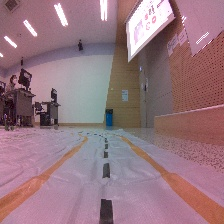
#> input picture snapshot/b8f3506c-3f65-11eb-9798-16f63a1aa8c9.jpg, 224 x 224 px
$ python 4.1.watershed.py
#> lines starting #> are read from the running program, lines starting #| are printed output that depends on the picture; after the words box and inside, x2 and y2 are one past the last pixel; in counts of white or black regions, pixels touching at a corner belong together
#-*-coding:utf-8-*-

from cv2 import cv2
import numpy as np
from matplotlib import pyplot as plt

filename = 'snapshot/b8f3506c-3f65-11eb-9798-16f63a1aa8c9.jpg'
# img = cv2.imread('images/watershed.jpg')

img = cv2.imread(filename)
#> img is the input picture: shape (224, 224, 3); mean B, G, R 127.8, 118.5, 150.4

# binaray image로 변환
gray = cv2.cvtColor(img,cv2.COLOR_BGR2GRAY)
gray = cv2.GaussianBlur(gray, (3,3),0)
gray = cv2.equalizeHist(gray)
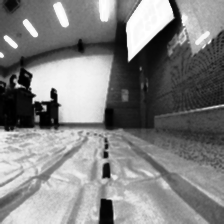
#> gray: shape (224, 224); min 0, max 255, mean 128.9
mean = np.average(gray)
#> mean = 128.9
ret, thresh1 = cv2.threshold(gray,mean,255,cv2.THRESH_BINARY_INV)
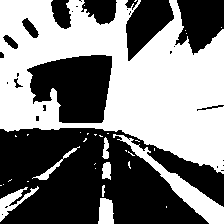
#> thresh1: shape (224, 224); 49.9% white; 33 white regions (25 under 20 px), largest, box (x1, y1, x2, y2) and area: (0, 0, 224, 174) 22047, (113, 134, 224, 224) 1654, (0, 186, 39, 222) 440
#> ret = 128
ret, thresh2 = cv2.threshold(gray,200,255,cv2.THRESH_BINARY)
#> thresh2: shape (224, 224); 23.6% white; 66 white regions (47 under 20 px), largest, box (x1, y1, x2, y2) and area: (30, 57, 110, 122) 3718, (3, 146, 94, 224) 2274, (0, 130, 81, 197) 1875
# thresh = cv2.adaptiveThreshold(gray,255,cv2.ADAPTIVE_THRESH_MEAN_C,cv2.THRESH_BINARY,15,4)
thresh = np.bitwise_or(thresh1, thresh2)
#> thresh: shape (224, 224); 73.5% white; 110 black regions (98 under 20 px), largest, box (x1, y1, x2, y2) and area: (0, 128, 224, 224) 9964, (175, 0, 224, 55) 1553, (27, 55, 112, 123) 468

#Morphology의 opening, closing을 통해서 노이즈나 Hole제거
kernel = np.ones((3,3),np.uint8)
opening = cv2.morphologyEx(thresh,cv2.MORPH_OPEN,kernel,iterations=2)
#> opening: shape (224, 224); 67.5% white; 37 black regions (25 under 20 px), largest, box (x1, y1, x2, y2) and area: (0, 128, 224, 224) 12844, (175, 0, 224, 55) 1721, (27, 55, 112, 123) 485

# dilate를 통해서 확실한 Backgroud
sure_bg = cv2.dilate(opening,kernel,iterations=2)
#> sure_bg: shape (224, 224); 78.5% white; 17 black regions (9 under 20 px), largest, box (x1, y1, x2, y2) and area: (8, 130, 205, 224) 7871, (144, 146, 224, 204) 1325, (179, 0, 224, 36) 1105

#distance transform을 적용하면 중심으로 부터 Skeleton Image를 얻을 수 있음.
# 즉, 중심으로 부터 점점 옅어져 가는 영상.
# 그 결과에 thresh를 이용하여 확실한 FG를 파악
dist_transform = cv2.distanceTransform(sure_bg,cv2.DIST_L2,5)
ret, sure_fg = cv2.threshold(dist_transform,0.5*dist_transform.max(),255,0)
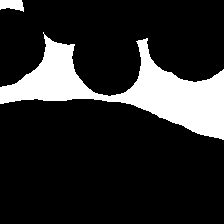
#> sure_fg: shape (224, 224) float32; 17% white; 2 white regions, box (x1, y1, x2, y2) and area: (0, 32, 224, 140) 8305, (0, 0, 24, 12) 218
#> ret = 31.26
sure_fg = np.uint8(sure_fg)

# Background에서 Foregrand를 제외한 영역을 Unknow영역으로 파악
unknown = cv2.subtract(sure_bg, sure_fg)
#> unknown: shape (224, 224); 61.5% white; 19 black regions (9 under 20 px), largest, box (x1, y1, x2, y2) and area: (0, 32, 224, 140) 8305, (8, 130, 205, 224) 7871, (144, 146, 224, 204) 1325
# unknown = sure_bg

# FG에 Labelling작업
ret, markers = cv2.connectedComponents(sure_fg)
#> markers: shape (224, 224) int32; 3 distinct labels, from 0 to 2
#> ret = 3
markers = markers + 1
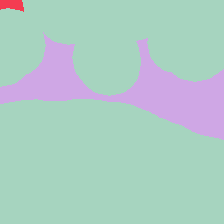
#> markers: shape (224, 224) int32; 3 distinct labels, from 1 to 3; one colour per label, 0 black
markers[unknown == 255] = 0
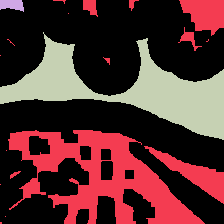
#> markers: shape (224, 224) int32; 4 distinct labels, from 0 to 3; one colour per label, 0 black

# watershed를 적용하고 경계 영역에 색지정
markers = cv2.watershed(img,markers)
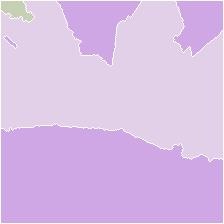
#> markers: shape (224, 224) int32; 4 distinct labels, from -1 to 3; one colour per label, 0 black, -1 white
img[markers == -1] = [255,0,0]
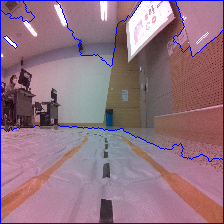
#> img: shape (224, 224, 3); 2.98% of pixels changed, all inside (x1, y1, x2, y2) = (0, 0, 224, 224)


images = [gray,thresh,sure_bg,  dist_transform, sure_fg, unknown, markers, img]
titles = ['Gray','Binary','Sure BG','Distance','Sure FG','Unknow','Markers','Result']

for i in range(len(images)):
    plt.subplot(2,4,i+1),plt.imshow(images[i]),plt.title(titles[i]),plt.xticks([]),plt.yticks([])
#> this loop made 8 passes

plt.show()
#> figure, not shown here; B, G, R data is drawn as R, G, B

$ run again, with snapshot/cad5dade-3f65-11eb-9798-16f63a1aa8c9.jpg copied over snapshot/b8f3506c-3f65-11eb-9798-16f63a1aa8c9.jpg
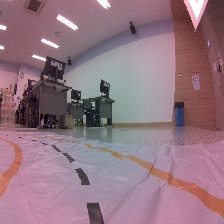
#> input picture snapshot/cad5dade-3f65-11eb-9798-16f63a1aa8c9.jpg, 224 x 224 px
#> img is the input picture: shape (224, 224, 3); mean B, G, R 129.4, 117.7, 147.5
#> mean = 129
#> `ret, thresh1 = cv2.threshold(gray,mean,255,cv2.THRESH_BINARY_INV)`:
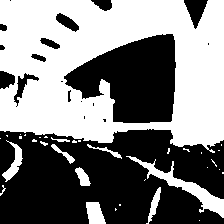
#> thresh1: shape (224, 224); 50.3% white; 19 black regions (7 under 20 px), largest, box (x1, y1, x2, y2) and area: (0, 129, 224, 224) 17017, (64, 34, 176, 123) 6472, (184, 0, 208, 29) 373
#> thresh2: shape (224, 224); 23.6% white; 113 white regions (90 under 20 px), largest, box (x1, y1, x2, y2) and area: (67, 38, 175, 122) 5602, (0, 177, 88, 224) 2544, (20, 146, 77, 182) 853
#> thresh: shape (224, 224); 73.9% white; 148 black regions (134 under 20 px), largest, box (x1, y1, x2, y2) and area: (0, 129, 224, 224) 11467, (64, 34, 175, 85) 465, (113, 99, 150, 123) 293
#> opening: shape (224, 224); 68.2% white; 63 black regions (51 under 20 px), largest, box (x1, y1, x2, y2) and area: (0, 129, 224, 224) 14001, (61, 34, 175, 86) 492, (113, 99, 150, 123) 313
#> sure_bg: shape (224, 224); 77.8% white; 12 black regions (6 under 20 px), largest, box (x1, y1, x2, y2) and area: (0, 131, 224, 224) 10701, (0, 212, 25, 224) 144, (115, 105, 131, 121) 141, (5, 75, 17, 83) 54, (46, 178, 59, 183) 36, (164, 36, 172, 41) 30
#> `ret, sure_fg = cv2.threshold(dist_transform,0.5*dist_transform.max(),2..`: ret = 33.97
#> unknown: shape (224, 224); 56.4% white; 13 black regions (6 under 20 px), largest, box (x1, y1, x2, y2) and area: (0, 0, 224, 114) 10744, (0, 131, 224, 224) 10701, (0, 212, 25, 224) 144
#> `ret, markers = cv2.connectedComponents(sure_fg)`: ret = 2
#> `img[markers == -1] = [255,0,0]`:
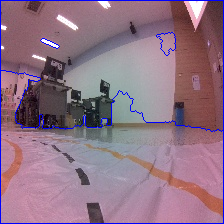
#> img: shape (224, 224, 3); 2.81% of pixels changed, all inside (x1, y1, x2, y2) = (0, 0, 224, 224)
#> the loop `for i in range(len(images)):` made 8 passes

$ run again, with snapshot/d9790c50-3f65-11eb-9798-16f63a1aa8c9.jpg copied over snapshot/b8f3506c-3f65-11eb-9798-16f63a1aa8c9.jpg
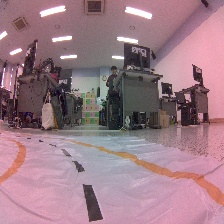
#> input picture snapshot/d9790c50-3f65-11eb-9798-16f63a1aa8c9.jpg, 224 x 224 px
#> img is the input picture: shape (224, 224, 3); mean B, G, R 134.3, 123.7, 156.9
#> mean = 128.8
#> `ret, thresh1 = cv2.threshold(gray,mean,255,cv2.THRESH_BINARY_INV)`:
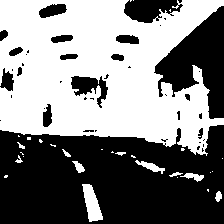
#> thresh1: shape (224, 224); 49.9% white; 30 white regions (19 under 20 px), largest, box (x1, y1, x2, y2) and area: (0, 0, 224, 156) 23959, (82, 184, 103, 222) 454, (135, 160, 165, 174) 151
#> `ret, thresh1 = cv2.threshold(gray,mean,255,cv2.THRESH_BINARY_INV)`: ret = 128
#> thresh2: shape (224, 224); 23.3% white; 102 white regions (66 under 20 px), largest, box (x1, y1, x2, y2) and area: (0, 161, 88, 224) 3430, (158, 15, 224, 117) 3316, (141, 180, 224, 224) 1442
#> thresh: shape (224, 224); 73.2% white; 100 black regions (83 under 20 px), largest, box (x1, y1, x2, y2) and area: (0, 125, 224, 224) 10456, (124, 0, 183, 23) 699, (71, 76, 108, 108) 430
#> opening: shape (224, 224); 66.8% white; 42 black regions (22 under 20 px), largest, box (x1, y1, x2, y2) and area: (0, 125, 224, 224) 13321, (124, 0, 183, 23) 800, (71, 74, 109, 108) 688
#> sure_bg: shape (224, 224); 79.1% white; 18 black regions (11 under 20 px), largest, box (x1, y1, x2, y2) and area: (0, 127, 224, 224) 9301, (129, 0, 180, 19) 480, (73, 78, 105, 97) 332
#> `ret, sure_fg = cv2.threshold(dist_transform,0.5*dist_transform.max(),2..`: ret = 29.68
#> unknown: shape (224, 224); 68.4% white; 21 black regions (12 under 20 px), largest, box (x1, y1, x2, y2) and area: (0, 127, 224, 224) 9301, (0, 0, 112, 35) 2828, (131, 32, 224, 118) 2584
#> `ret, markers = cv2.connectedComponents(sure_fg)`: ret = 4
#> `img[markers == -1] = [255,0,0]`:
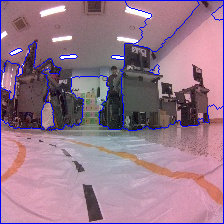
#> img: shape (224, 224, 3); 3.85% of pixels changed, all inside (x1, y1, x2, y2) = (0, 0, 224, 224)
#> the loop `for i in range(len(images)):` made 8 passes

$ run again, with snapshot/e74fce5e-3f65-11eb-9798-16f63a1aa8c9.jpg copied over snapshot/b8f3506c-3f65-11eb-9798-16f63a1aa8c9.jpg
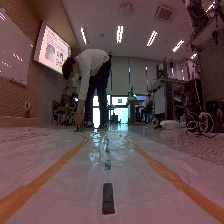
#> input picture snapshot/e74fce5e-3f65-11eb-9798-16f63a1aa8c9.jpg, 224 x 224 px
#> img is the input picture: shape (224, 224, 3); mean B, G, R 76.4, 75.5, 98.3
#> mean = 129.1
#> thresh1: shape (224, 224); 49.5% white; 35 white regions (28 under 20 px), largest, box (x1, y1, x2, y2) and area: (0, 0, 224, 166) 23425, (166, 172, 224, 224) 488, (102, 183, 115, 215) 350
#> `ret, thresh1 = cv2.threshold(gray,mean,255,cv2.THRESH_BINARY_INV)`: ret = 129
#> thresh2: shape (224, 224); 22.4% white; 71 white regions (43 under 20 px), largest, box (x1, y1, x2, y2) and area: (35, 95, 212, 224) 7689, (38, 25, 71, 74) 966, (0, 151, 58, 192) 742
#> thresh: shape (224, 224); 71.9% white; 193 black regions (170 under 20 px), largest, box (x1, y1, x2, y2) and area: (0, 128, 97, 224) 4178, (128, 130, 224, 224) 3623, (0, 8, 33, 84) 1491
#> opening: shape (224, 224); 63.9% white; 52 black regions (35 under 20 px), largest, box (x1, y1, x2, y2) and area: (0, 128, 97, 224) 6473, (125, 130, 224, 224) 4821, (45, 0, 127, 102) 2638
#> sure_bg: shape (224, 224); 76.4% white; 25 black regions (13 under 20 px), largest, box (x1, y1, x2, y2) and area: (0, 130, 90, 224) 4831, (129, 135, 224, 209) 3003, (49, 0, 116, 40) 1447
#> `ret, sure_fg = cv2.threshold(dist_transform,0.5*dist_transform.max(),2..`: ret = 30.1
#> unknown: shape (224, 224); 69% white; 28 black regions (14 under 20 px), largest, box (x1, y1, x2, y2) and area: (0, 130, 90, 224) 4831, (139, 0, 224, 137) 3616, (129, 135, 224, 209) 3003
#> `ret, markers = cv2.connectedComponents(sure_fg)`: ret = 4
#> `img[markers == -1] = [255,0,0]`:
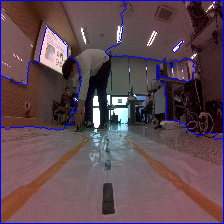
#> img: shape (224, 224, 3); 3.06% of pixels changed, all inside (x1, y1, x2, y2) = (0, 0, 224, 224)
#> the loop `for i in range(len(images)):` made 8 passes
